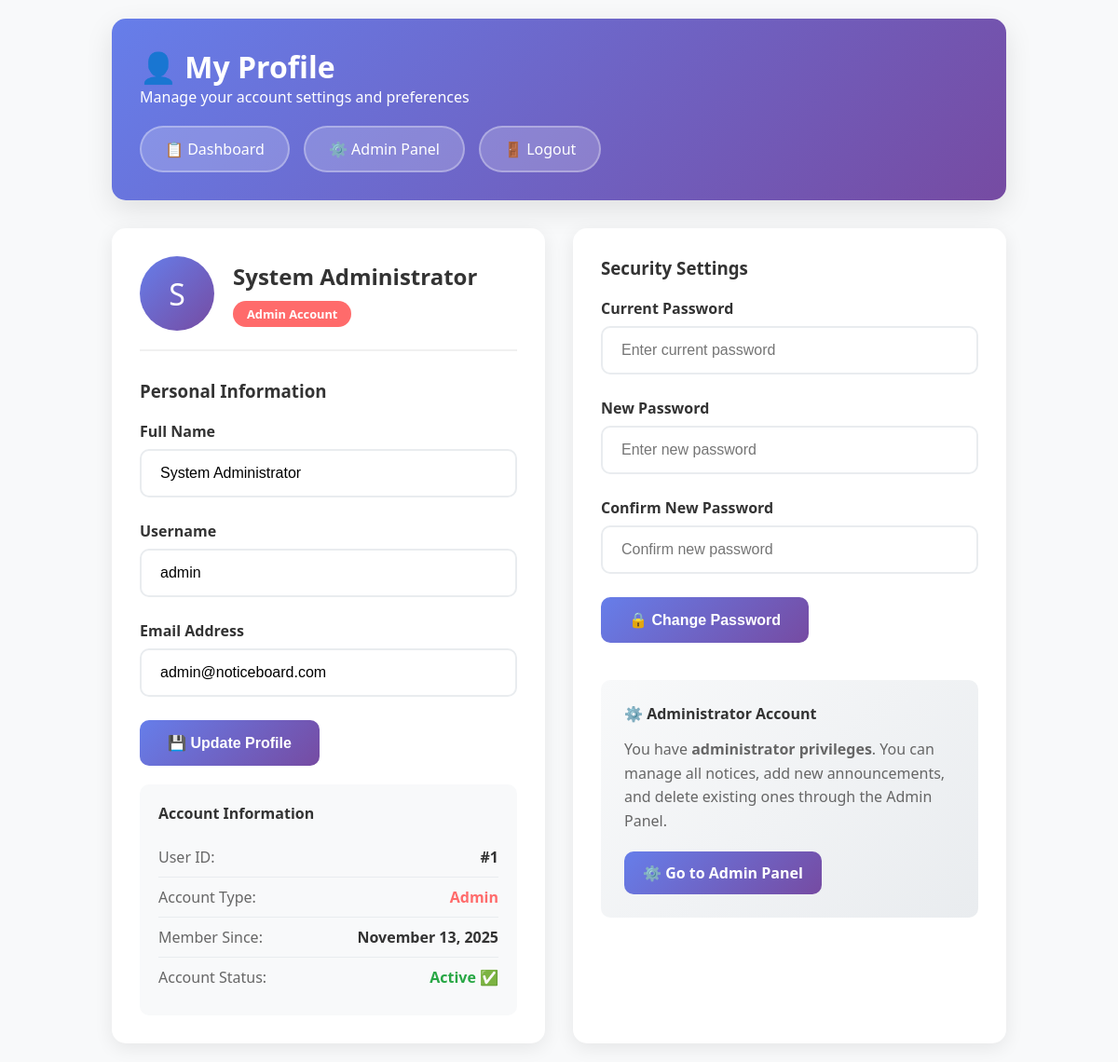
The app's page /profile.php (signed in) with its own data.
### tables this page shows
CREATE TABLE users (
    id INT AUTO_INCREMENT PRIMARY KEY,
    username VARCHAR(50) UNIQUE NOT NULL,
    email VARCHAR(100) UNIQUE NOT NULL,
    password VARCHAR(255) NOT NULL,
    full_name VARCHAR(100),
    profile_picture VARCHAR(255) DEFAULT 'default_profile.png',
    role ENUM('user', 'admin') DEFAULT 'user',
    created_at TIMESTAMP DEFAULT CURRENT_TIMESTAMP
);

### config.php (called while the page is built, shortened)
<?php
function isAdmin() {
    return isset($_SESSION['user_role']) && $_SESSION['user_role'] === 'admin';
}
?>

### profile.php (the view, shortened to what this page needs)
<?php
include 'config.php';
$sql = "SELECT * FROM users WHERE id = ?";
$stmt = $conn->prepare($sql);
$stmt->bind_param("i", $_SESSION['user_id']);
$stmt->execute();
$user = $stmt->get_result()->fetch_assoc();
?>
<!DOCTYPE html>
<html lang="en">
<head>
</head>
<body>
    <div class="container">
        <header>
            <h1>👤 My Profile</h1>
            <p>Manage your account settings and preferences</p>
            <div class="nav-buttons">
                <a href="dashboard.php" class="nav-btn">📋 Dashboard</a>
                <?php if (isAdmin()): ?>
                    <a href="simple_admin.php" class="nav-btn">⚙️ Admin Panel</a>
                <?php endif; ?>
                <a href="logout.php" class="nav-btn">🚪 Logout</a>
            </div>
        </header>
        <div class="profile-content">
            <div class="profile-section">
                <div class="profile-header">
                    <div class="profile-avatar">
                        <?php echo strtoupper(substr($user['full_name'], 0, 1)); ?>
                    </div>
                    <div class="profile-info">
                        <h2><?php echo htmlspecialchars($user['full_name']); ?></h2>
                        <div class="role-badge">
                            <?php echo ucfirst($user['role']); ?> Account
                        </div>
                    </div>
                </div>
                <h3 style="margin-bottom: 20px; color: #333;">Personal Information</h3>
                <form method="POST">
                    <div class="form-group">
                        <label for="full_name">Full Name</label>
                        <input type="text" id="full_name" name="full_name" value="<?php echo htmlspecialchars($user['full_name']); ?>" required>
                    </div>
                    <div class="form-group">
                        <label for="username">Username</label>
                        <input type="text" id="username" name="username" value="<?php echo htmlspecialchars($user['username']); ?>" required>
                    </div>
                    <div class="form-group">
                        <label for="email">Email Address</label>
                        <input type="email" id="email" name="email" value="<?php echo htmlspecialchars($user['email']); ?>" required>
                    </div>
                    <button type="submit" name="update_profile" class="btn">💾 Update Profile</button>
                </form>
                <div class="account-info">
                    <h4 style="margin-bottom: 15px; color: #333;">Account Information</h4>
                    <div class="info-item">
                        <span class="info-label">User ID:</span>
                        <span class="info-value">#<?php echo $user['id']; ?></span>
                    </div>
                    <div class="info-item">
                        <span class="info-label">Account Type:</span>
                        <span class="info-value" style="color: <?php echo ($user['role'] === 'admin') ? '#ff6b6b' : '#667eea'; ?>;">
                            <?php echo ucfirst($user['role']); ?>
                        </span>
                    </div>
                    <div class="info-item">
                        <span class="info-label">Member Since:</span>
                        <span class="info-value"><?php echo date('F j, Y', strtotime($user['created_at'])); ?></span>
                    </div>
                    <div class="info-item">
                        <span class="info-label">Account Status:</span>
                        <span class="info-value" style="color: #28a745;">Active ✅</span>
                    </div>
                </div>
            </div>
            <div class="profile-section">
                <h3 style="margin-bottom: 20px; color: #333;">Security Settings</h3>
                <form method="POST">
                    <div class="form-group">
                        <label for="current_password">Current Password</label>
                        <input type="password" id="current_password" name="current_password" placeholder="Enter current password" required>
                    </div>
                    <div class="form-group">
                        <label for="new_password">New Password</label>
                        <input type="password" id="new_password" name="new_password" placeholder="Enter new password" required>
                    </div>
                    <div class="form-group">
                        <label for="confirm_password">Confirm New Password</label>
                        <input type="password" id="confirm_password" name="confirm_password" placeholder="Confirm new password" required>
                    </div>
                    <button type="submit" name="change_password" class="btn">🔒 Change Password</button>
                </form>
                <div style="margin-top: 40px; padding: 25px; background: linear-gradient(135deg, #f8f9fa, #e9ecef); border-radius: 10px;">
                    <h4 style="margin-bottom: 15px; color: #333;">
                        <?php echo ($user['role'] === 'admin') ? '⚙️ Administrator Account' : '👤 User Account'; ?>
                    </h4>
                    <p style="color: #666; line-height: 1.6; margin-bottom: 15px;">
                        <?php if ($user['role'] === 'admin'): ?>
                            You have <strong>administrator privileges</strong>. You can manage all notices, add new announcements, and delete existing ones through the Admin Panel.
                        <?php else: ?>
                            You have a <strong>standard user account</strong>. You can view all notices and manage your personal profile settings.
                        <?php endif; ?>
                    </p>
                    <?php if ($user['role'] === 'admin'): ?>
                        <div style="display: flex; gap: 10px; margin-top: 20px;">
                            <a href="simple_admin.php" class="btn" style="padding: 12px 20px; text-decoration: none; display: inline-block;">
                                ⚙️ Go to Admin Panel
                            </a>
                        </div>
                    <?php endif; ?>
                </div>
            </div>
        </div>
    </div>
</body>
</html>

### records on screen
users: full_name "S", full_name "System Administrator", role "Admin", username "admin", email "admin@noticeboard.com", id "1", created_at "November 13, 2025"
